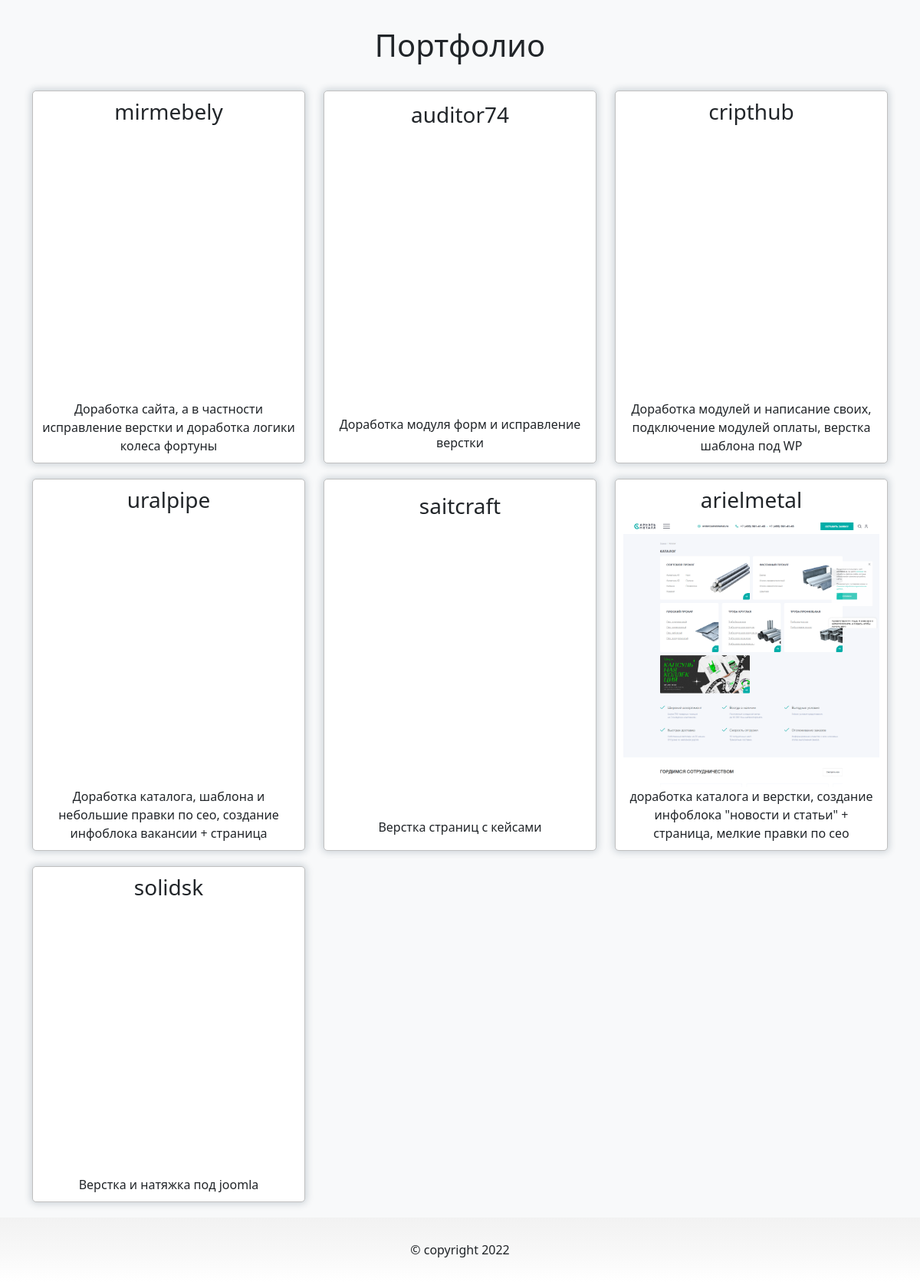
The page / on the database its author committed.
### tables this page shows
CREATE TABLE `portfolio` (
  `id` int(11) NOT NULL,
  `title` text NOT NULL,
  `img` varchar(255) DEFAULT NULL,
  `description` text NOT NULL
);

### application/core/view.php (called while the page is built)
<?
class View
{
	function generate($content_view, $template_view, $data = null)
	{
		include 'application/views/'.$template_view;
	}
}

### application/controllers/controller_main.php (called while the page is built)
<?
class Controller_Main extends Controller
{
	function __construct()
	{
		$this->model = new Model_Main();
		$this->view = new View();
	}
	function action_index()
	{
		$data = $this->model->get_data();
		$this->view->generate('main_view.php', 'template_view.php', $data);
	}
}

### application/bootstrap.php (called while the page is built, shortened)
<?
require_once 'core/view.php';
require_once 'core/route.php';
Route::start();

### index.php (called while the page is built, shortened)
<?
require_once 'application/bootstrap.php';

### application/models/model_main.php (called while the page is built, shortened)
<?
class Model_Main extends Model
{
	public function get_data()
	{
		$link = mysqli_connect(connection::$server, connection::$user, connection::$password, connection::$db);
		if (mysqli_connect_errno()) {
			$link = "Подключение к базе данных не произошло: ".mysqli_connect_error();
			return $link;
		}
		else{
			$query = "SELECT * FROM `portfolio`;";
			$res = mysqli_query($link, $query);
      	$result = mysqli_fetch_all($res, MYSQLI_ASSOC);
			return $result;
		}
	}
}

### application/views/main_view.php (the view, shortened to what this page needs)
<h1>Портфолио</h1>
<section class="portfolio">
	<div class="container">
		<div class="row">
<?php
	$count = 0;
	foreach ($data as $row) {
		$count++;
		?>
		<div class="col-xs-12 col-sm-6 col-md-4 block">
			<div class="item">
				<div class="title"><h3><? echo $row['title']?></h3></div>
				<div class="image" style='background:url("<?=$row['img']?>") no-repeat;background-size: cover;' data-bs-toggle="modal" data-bs-target="#exampleModal<?=$count?>">
				</div>
				<div class="desc"><? echo $row['description']?></div>
			</div>
		</div>
		<?
	}
?>
		</div>
	</div>
</section>

### application/core/route.php (shortened to what this page needs)
<?
class Route
{
	static function start()
	{
		$action_name = 'index';
		$action_name = 'action_'.$action_name;
		$controller = new $controller_name;
		$action = $action_name;
		if(method_exists($controller, $action))
		{
			$controller->$action();
		}
		else
		{
			Route::ErrorPage404();
		}
	}
}

### application/views/template_view.php (shortened to what this page needs)
<!DOCTYPE html>
<html lang="ru">
<head>
	<link rel="stylesheet" type="text/css" href="/css/bootstrap.min.css" />
	<link rel="stylesheet" type="text/css" href="/css/style.css" />
</head>
<body>
	<?php include 'application/views/'.$content_view; ?>
	<footer>
		&copy copyright 2022
	</footer>
</body>
</html>

### css/style.css (style rules this page uses)
h1 { margin: 35px; }
body { background: #f8f9fa; }
body h1 { text-align: center; }
body .portfolio .block { margin-bottom: 20px; }
body .portfolio .block .item { background: white; height: 100%; padding: 10px; border-radius: 5px; border: 1px solid silver; text-align: center; -webkit-box-shadow: 0px 0px 10px 2px rgba(34, 60, 80, 0.2); -moz-box-shadow: 0px 0px 10px 2px rgba(34, 60, 80, 0.2); box-shadow: 0px 0px 10px 2px rgba(34, 60, 80, 0.2); display: flex; justify-content: space-around; align-items: center; flex-direction: column; }
body .portfolio .block .item .image { min-height: 350px; width: 100%; cursor: pointer; }
body footer { text-align: center; padding: 30px; background: linear-gradient(to bottom, #f2f2f2 0%, #f7f7f7 47%, #ffffff 100%); }

### rows shown on the page
portfolio: title "mirmebely", description "Доработка сайта, а в частности исправление верстки и доработка логики колеса фортуны"
portfolio: title "auditor74", description "Доработка модуля форм и исправление верстки"
portfolio: title "cripthub", description "Доработка модулей и написание своих, подключение модулей оплаты, верстка шаблона под WP"
portfolio: title "uralpipe", description "Доработка каталога, шаблона и небольшие правки по сео, создание инфоблока вакансии + страница"
portfolio: title "saitcraft", description "Верстка страниц с кейсами"
portfolio: title "arielmetal", img (picture), description "доработка каталога и верстки, создание инфоблока \"новости и статьи\" + страница, мелкие правки по сео"
portfolio: title "solidsk", description "Верстка и натяжка под joomla"
